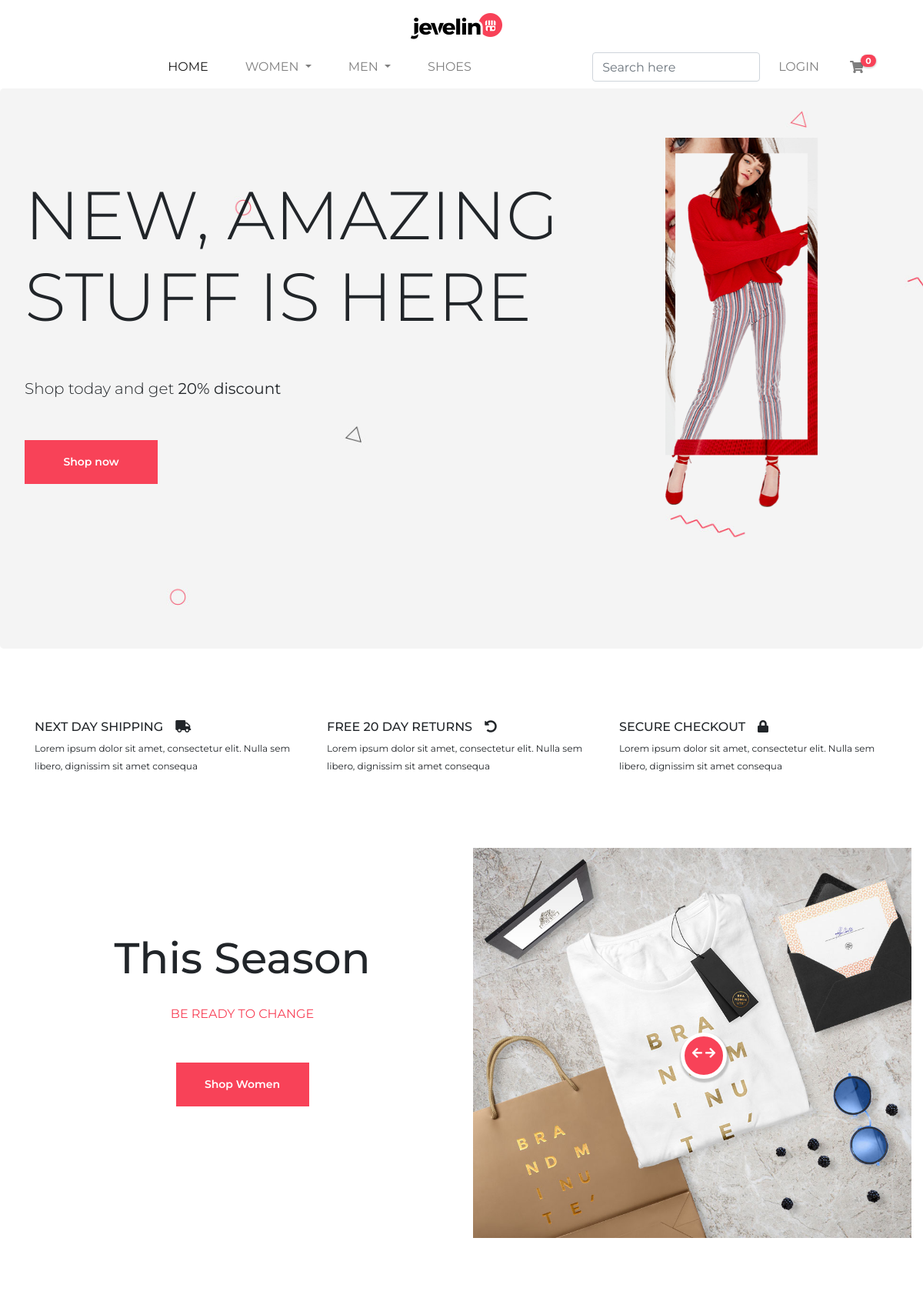
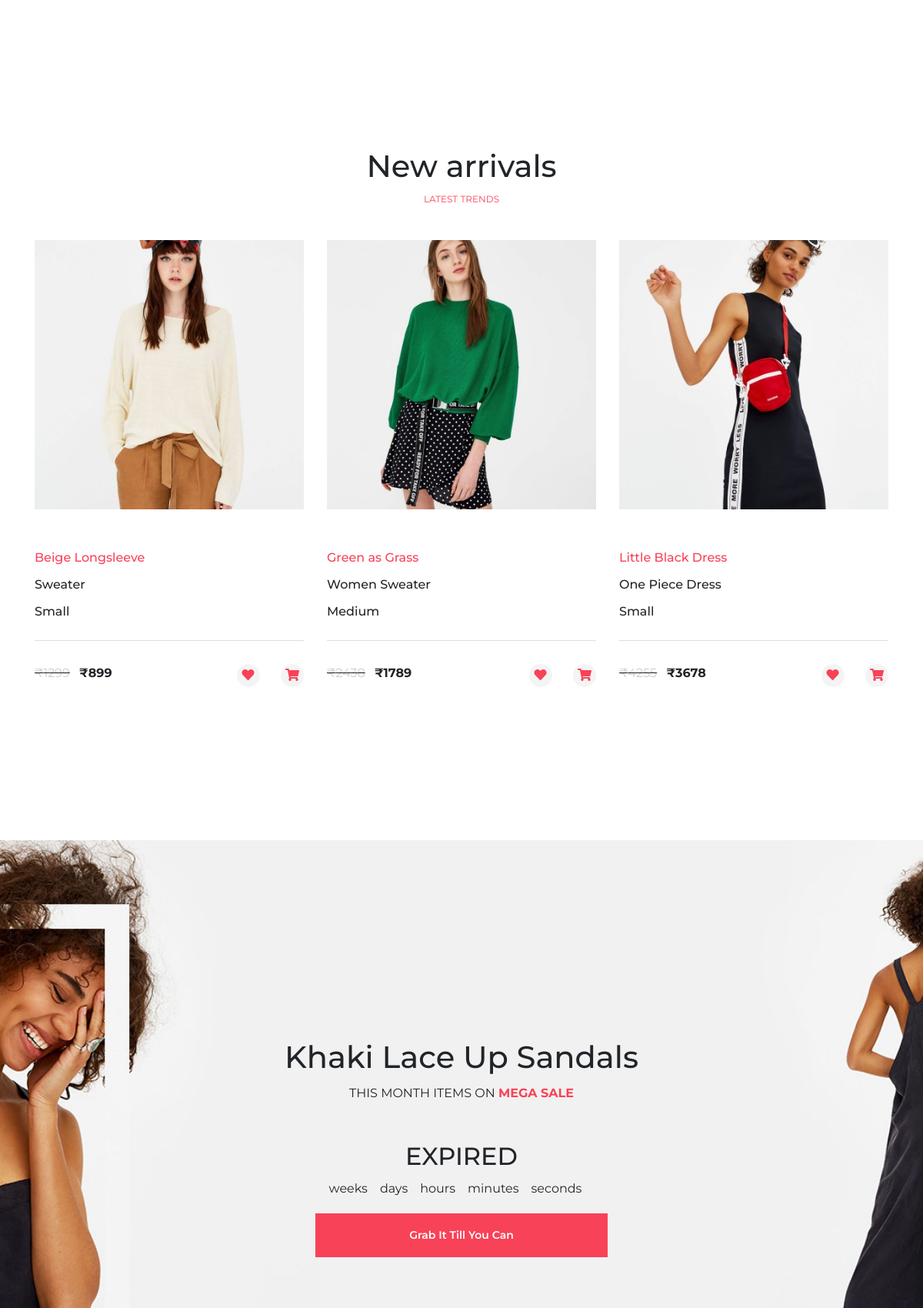
The page / (upper part) on the database its author committed (2 pictures, top to bottom).
### tables this page shows
CREATE TABLE IF NOT EXISTS `products` (
  `id` int(11) NOT NULL AUTO_INCREMENT,
  `prod_name` varchar(255) NOT NULL,
  `img_name` varchar(255) NOT NULL,
  `size` varchar(255) NOT NULL,
  `prod_category` varchar(255) NOT NULL,
  `price` int(11) NOT NULL,
  `cost` int(11) NOT NULL,
  `fashion` varchar(255) NOT NULL,
  `upload_time` datetime NOT NULL DEFAULT CURRENT_TIMESTAMP,
  PRIMARY KEY (`id`)
);

### index.php (the view, shortened to what this page needs)
<?php
include_once("includes/header.php");
include_once("config.php");
?>
<section class="banner" id="gotop">
    <div class="container-fluid">
        <div class="row">
            <div class="jumbotron d-flex justify-content-between">
                <div class="text ">
                    <h1 class="display-2 text-uppercase mt-5">New, Amazing Stuff is here</h1>
                    <p class="lead my-5 desktop">Shop today and get <strong>20% discount</strong></p>
                    <a href="" class="btn  btn1">Shop now</a>
                </div>
                <div class="slider">
                    <div id="demo" class="carousel slide" data-ride="carousel">
                        <div class="carousel-inner">
                            <div class="carousel-item active">
                                <img src="img/frame-model.png" alt="model-1" class="img-fluid">
                            </div>
                        </div>
                    </div>
                </div>
            </div>
        </div>
    </div>
</section>
<section class="three-box">
    <div class="container">
        <div class="row">
            <div class="box col-xl-4 col-lg-4 col-md-4 col-12 wow animate__fadeInLeftBig" data-wow-duration="1s" data-wow-delay=".9s">
                <h6>NEXT DAY SHIPPING<span class="ml-3"><i class="fas fa-truck"></i></span></h6>
                <p> Lorem ipsum dolor sit amet, consectetur elit. Nulla sem libero, dignissim sit amet consequa </p>
            </div>
            <div class="box col-xl-4 col-lg-4 col-md-4 col-12">
                <h6>FREE 20 DAY RETURNS<span class="ml-3"><i class="fas fa-undo-alt"></i></span></h6>
                <p> Lorem ipsum dolor sit amet, consectetur elit. Nulla sem libero, dignissim sit amet consequa </p>
            </div>
            <div class="box col-xl-4 col-lg-4 col-md-4 col-12 wow animate__fadeInRightBig" data-wow-duration="1s" data-wow-delay=".9s">
                <h6>SECURE CHECKOUT<span class="ml-3"><i class="fas fa-lock"></i></span></h6>
                <p> Lorem ipsum dolor sit amet, consectetur elit. Nulla sem libero, dignissim sit amet consequa </p>
            </div>
        </div>
    </div>
</section>
<section class="women mt-5">
    <div class="container">
        <div class="row d-flex align-items-center justify-content-center text-center">
            <div class="box1 col-xl-6 col-lg-6 col-md-6 col-8">
                <h1 class="col-xl-12 col-lg-6 col-md-12 col-12">This Season</h1>
                <p class="my-4" style="color: #f84258;">BE READY TO CHANGE </p>
                <a href="" class="btn btn1 mt-4 ">Shop Women</a>
            </div>
            <div class="box2 col-xl-6 col-lg-6 col-md-6 col-10">
                <div class="move-btn">
                    <span class="fas fa-arrow-left"></span>
                    <span class="fas fa-arrow-right"></span>
                </div>
            </div>
        </div>
    </div>
</section>
<section class="arrivals">
    <div class="container text-center col-12">
        <h1 class="">New arrivals </h1>
        <p class="text-uppercase" style="color: #f84258;">Latest Trends</p>
    </div>
    <div class="container">
        <div class="row text-left">
            <?php
            $perPage = 3;
            $page = (isset($_GET['page'])) ? (int)$_GET['page'] : 1;
            $start = $perPage * ($page - 1);
            $sql = "SELECT * FROM products  WHERE `fashion` LIKE 'girl' LIMIT $start, $perPage";
            $result = $conn->query($sql);
            if ($result->num_rows > 0) {
                while ($row = $result->fetch_assoc()) {
                    $allimg = explode(',', $row['img_name']);
                    $numofimg = count($allimg);
            ?>
                    <div class="col-lg-4 col-md-4 col-xl-4 col-10 offset-1 offset-lg-0 offset-xl-0 offset-md-0 wow animate__fadeInLeftBig" data-wow-duration="1.5s" data-wow-delay=".9s">
                        <div class="card">
                            <div class="card-header" id="womenProduct">
                                <a href="<?php echo 'viewProducts.php?id=' . $row['id']; ?>">
                                    <?php
                                    for ($i = 0; $i < $numofimg; $i++) {
                                    ?>
                                        <img src="admin/assets/images/products/<?php echo $allimg[$i]; ?>" class="img-fluid" alt="Img nf" />
                                    <?php } ?>
                                </a>
                            </div>
                            <div class="card-body">
                                <h2 style="color: #f84258;"><?php echo $row["prod_name"]; ?></h2>
                                <h2><?php echo $row["prod_category"]; ?> </h2>
                                <h2><?php echo $row["size"]; ?> </h2>
                            </div>
                            <div class="card-footer d-flex justify-content-between">
                                <div><del><span style="color: #ccc;">₹<?php echo $row["cost"]; ?></span></del> <span class="font-weight-bold mx-2"> ₹<?php echo $row["price"]; ?></span></div>
                                <div class="d-flex justify-content-between w-25">
                                    <div><a class="cart" href="javascript:void(0);"><i class="fas fa-heart" data-toggle="tooltip" data-placement="top" title="Add to Wishlist" onclick="addToWish(<?php echo $row['id']; ?>)"></i></a></div>
                                    <div><a class="cart" href="javascript:void(0);"><i class="fas fa-shopping-cart" data-toggle="tooltip" data-placement="top" title="Add to Cart" onclick="addToCart(<?php echo $row['id']; ?>)"></i></a></div>
                                </div>
                            </div>
                        </div>
                    </div>
            <?php
                }
            }
            ?>
        </div>
    </div>
</section>
<section class="banner-two">
    <div class="container col-12">
        <div class="text">
            <h1>Khaki Lace Up Sandals </h1>
            <p>THIS MONTH ITEMS ON <strong style="color: #f84258;">MEGA SALE</strong></p>
            <div class="timer col-12 mt-5">
                <h2 id="demoTime"></h2>
                <p><span class="mr-3">weeks</span><span class="mr-3">days</span><span class="mr-3">hours</span><span class="mr-3">minutes</span><span class="mr-3">seconds</span> </p>
                <a href="" class="btn btn1 wow animate__bounceInUp" data-wow-duration="1.5s" data-wow-delay=".9s">Grab It Till You Can</a>
            </div>
        </div>
    </div>
</section>
<?php include("includes/footer.php"); ?>

### css/style.css (style rules this page uses)
html { scroll-behavior: smooth; }
* { margin: 0; padding: 0; box-sizing: border-box; font-family: 'Montserrat', sans-serif; }
p { font-size: 12px; line-height: 1.9; }
.btn1 { background-color: var(--background-color); cursor: pointer; outline: currentcolor none medium; line-height: 17px; letter-spacing: 0px; font-weight: 600; font-size: 14px; border-color: rgba(255, 255, 255, 0); margin: 0px; border-radius: 2px; padding: 20px 35px; color: rgb(255, 255, 255); text-decoration: none; width: 173px; height: auto; min-height: 0px; min-width: 0px; max-height: none; max-width: none; opacity: 1; transform: translate3d(0px, 0px, 0px); transform-origin: 50% 50% 0px; border-width: 0px; position: relative; --background-color: rgb(248, 66, 88); --border-size: 2px; }
.banner { width: 100%; height: 700px; margin-top: 9rem; }
.banner .jumbotron { background-image: url(../img/bg.jpg); background-position: center; background-repeat: no-repeat; background-size: cover; width: 100%; }
.banner .jumbotron .slider { width: 500px; height: 600px; }
.banner .jumbotron .slider img { height: 30rem; }
.three-box { margin-top: 100px; padding: 20px; }
.three-box .box { cursor: pointer; transition: .7s; }
.women { width: 100%; height: 100vh; }
.women h1 { font-size: 3.5rem; }
.women p { font-size: 16px; font-weight: 400; }
.women .box1 { height: 500px; padding-top: 120px; width: 100%; }
.arrivals { width: 100%; height: 100vh; text-align: center; margin-bottom: 100px; }
.arrivals .card { padding: 0; margin: 0; border: none; outline: none; }
.arrivals .card h2 { padding: .5em 0; margin: 0; font-size: 1em; }
.arrivals .card-header { font-size: 1.6rem; font-weight: bold; background-color: #fff!important; padding: 25px 0!important; color: #111111; border: none; }
.arrivals .card-body { padding: 20px 0!important; }
.arrivals .card-footer { background-color: #fff!important; padding: 30px 0!important; }
.arrivals .cart { text-align: center; color: #f84258; }
.arrivals .cart i { font-size: 1rem; background-color: #f4f4f4; width: 30px!important; border-radius: 50%; height: 30px!important; padding: 6px; }
.banner-two { width: 100%; height: 100vh; background-color: #ccc; text-align: center; background-image: url(../img/group-98.jpg); background-position: center; background-repeat: no-repeat; background-size: cover; display: flex; align-items: center; }
.banner-two .text p { font-size: 1rem; }
.banner-two .btn1 { width: 380px; }
.btn1::before { content: ''; position: absolute; top: 0; right: 0; left: 0; bottom: 0; border: var(--border-size) solid var(--background-color); transition: top, left, right, bottom, 500ms ease-out; }
.card-header img:nth-child(1) { position: absolute; transition: .7s ease-out; }
.women .box2 { width: 100%; height: auto; }
.women .box2 .move-btn span { font-style: normal; text-transform: none; line-height: 1; -webkit-font-smoothing: antialiased; -moz-osx-font-smoothing: grayscale; display: inline-block; color: #fff; font-size: 15px; }
.women .box2 .move-btn { height: 60px; width: 60px; position: absolute; top: 50%; left: 50%; cursor: move; -webkit-animation-delay: .2s; animation-delay: .2s; -webkit-animation-iteration-count: infinite; animation-iteration-count: infinite; -webkit-animation-duration: 3s; border: 2px solid #fff; border-radius: 50%; animation-duration: 3s; box-shadow: 1px 3px 2px 2px rgba(0, 0, 0, .2); background-color: #f84258; padding: 10.5px 0; border-width: 5px; z-index: 40; animation-name: move; }

### includes/header.php (style rules this page uses)
.banner { margin-top: 0; }

### rows shown on the page
products: prod_name "Beige Longsleeve", prod_category "Sweater", size "Small", cost "1299", price "899"
products: prod_name "Green as Grass", prod_category "Women Sweater", size "Medium", cost "2438", price "1789"
products: prod_name "Little Black Dress", prod_category "One Piece Dress", size "Small", cost "4255", price "3678"

### other values the page prints
$count "0"
